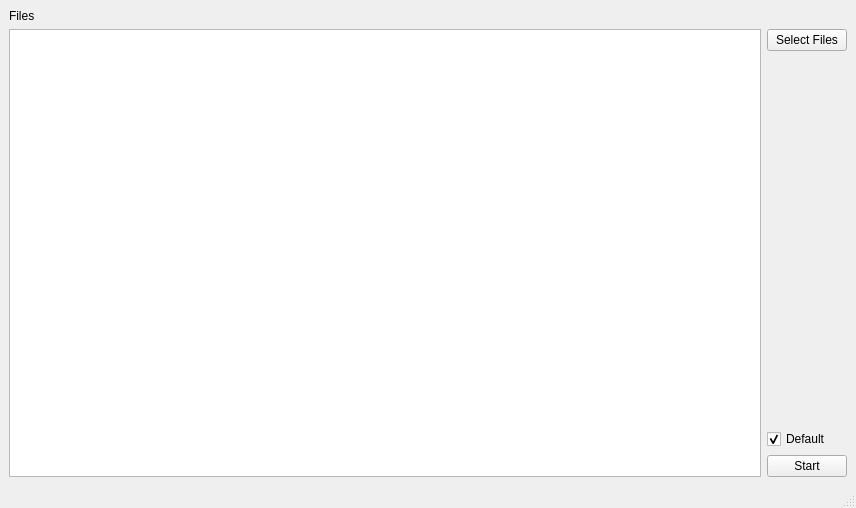
<?xml version="1.0" encoding="UTF-8"?>
<ui version="4.0">
 <class>Imagesort</class>
 <widget class="QMainWindow" name="Imagesort">
  <property name="geometry">
   <rect>
    <x>0</x>
    <y>0</y>
    <width>856</width>
    <height>508</height>
   </rect>
  </property>
  <property name="windowTitle">
   <string>MainWindow</string>
  </property>
  <widget class="QWidget" name="centralwidget">
   <layout class="QGridLayout" name="gridLayout_2">
    <item row="1" column="0">
     <widget class="QListWidget" name="filesListWidget"/>
    </item>
    <item row="1" column="2">
     <layout class="QVBoxLayout" name="verticalLayout">
      <item>
       <widget class="QPushButton" name="selectFilesBtn">
        <property name="text">
         <string>Select Files</string>
        </property>
       </widget>
      </item>
      <item>
       <spacer name="verticalSpacer">
        <property name="orientation">
         <enum>Qt::Vertical</enum>
        </property>
        <property name="sizeHint" stdset="0">
         <size>
          <width>20</width>
          <height>40</height>
         </size>
        </property>
       </spacer>
      </item>
      <item>
       <widget class="QCheckBox" name="checkBox">
        <property name="text">
         <string>Default</string>
        </property>
        <property name="checked">
         <bool>true</bool>
        </property>
       </widget>
      </item>
      <item>
       <widget class="QPushButton" name="startBtn">
        <property name="text">
         <string>Start</string>
        </property>
       </widget>
      </item>
     </layout>
    </item>
    <item row="0" column="0">
     <widget class="QLabel" name="label">
      <property name="text">
       <string>Files</string>
      </property>
     </widget>
    </item>
   </layout>
  </widget>
  <widget class="QMenuBar" name="menubar">
   <property name="geometry">
    <rect>
     <x>0</x>
     <y>0</y>
     <width>856</width>
     <height>20</height>
    </rect>
   </property>
  </widget>
  <widget class="QStatusBar" name="statusbar"/>
 </widget>
 <resources/>
 <connections/>
</ui>
